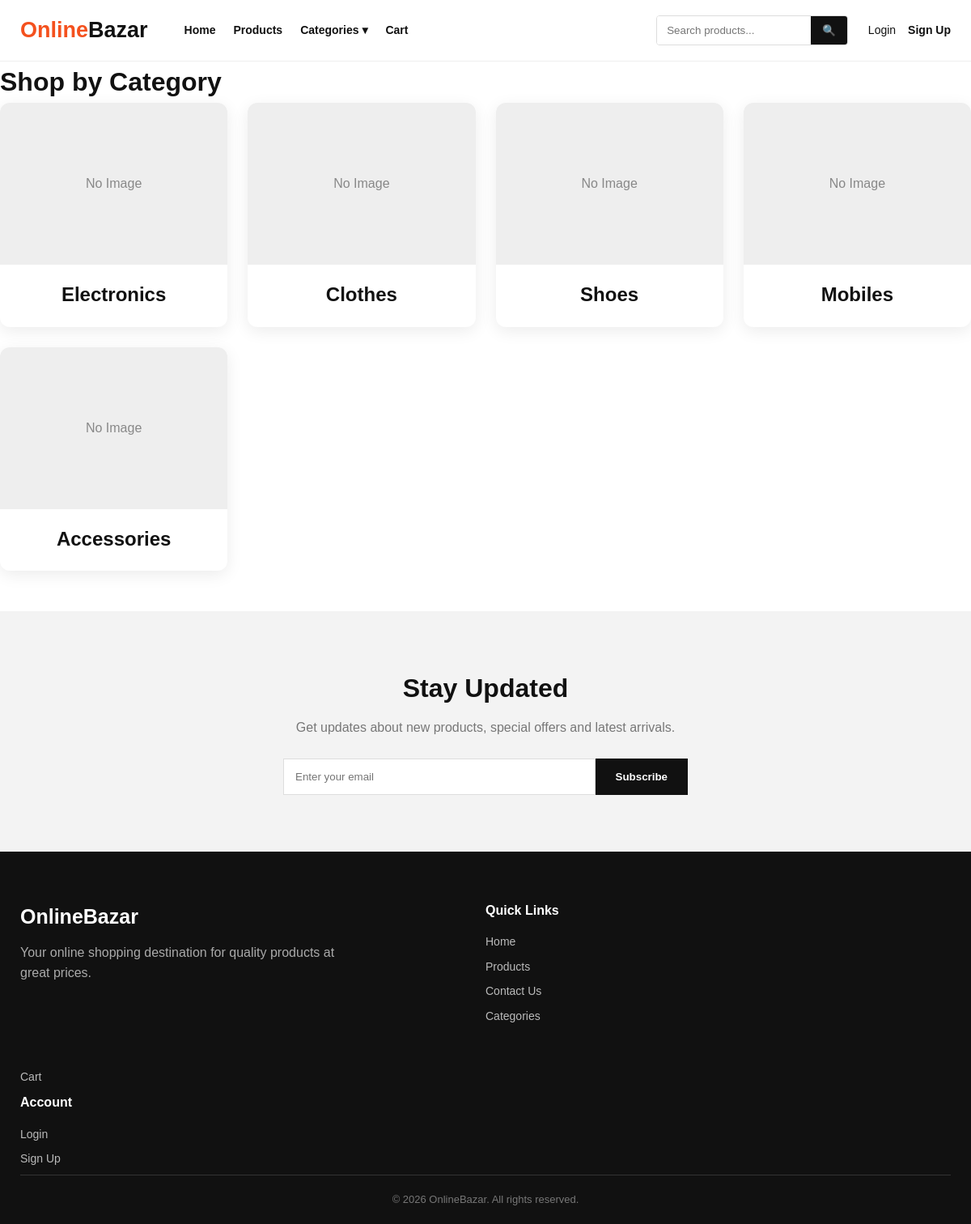
Page /categories/ on the committed database.
### home/models.py (models this page shows, shortened)
class Category(models.Model):
    name = models.CharField(max_length=100, unique=True)
    image = models.ImageField(
        upload_to='categories/',
        blank=True,
        null=True
    )

### home/views.py (the view)
def categories(request):
    category_list = Category.objects.all()
    return render(
        request,
        'home/categories.html',
        {
            'categories': category_list
        }
    )

### home/context_processors.py (called while the page is built)
def categories_menu(request):
    categories = Category.objects.all()
    return {
        'categories': categories
    }

### home/templates/home/categories.html (shortened to what this page needs)
{% extends 'home/base.html' %}
{% block content %}
<div class="container">
    <h1 class="page-title">Shop by Category</h1>
    <div style="
        display:grid;
        grid-template-columns:repeat(4,1fr);
        gap:25px;
        padding-bottom:50px;
    ">
        {% for category in categories %}
            <a href="{% url 'category_products' category.name %}"
               style="
                    background:white;
                    border-radius:12px;
                    overflow:hidden;
                    text-align:center;
                    box-shadow:0 5px 20px rgba(0,0,0,.08);
                    padding-bottom:20px;
               ">
                {% if category.image %}
                    <img src="{{ category.image.url }}"
                         style="
                            width:100%;
                            height:200px;
                            object-fit:cover;
                         ">
                {% else %}
                    <div style="
                        height:200px;
                        background:#eee;
                        display:flex;
                        align-items:center;
                        justify-content:center;
                        color:#888;
                    ">
                        No Image
                    </div>
                {% endif %}
                <h2 style="padding-top:18px;">
                    {{ category.name }}
                </h2>
            </a>
        {% empty %}
            <p>No categories available.</p>
        {% endfor %}
    </div>
</div>
{% endblock %}

### home/static/home/style.css (style rules this page uses)
* { margin: 0; padding: 0; box-sizing: border-box; }
body { font-family: Arial, Helvetica, sans-serif; background: #ffffff; color: #111111; line-height: 1.6; }
a { text-decoration: none; color: inherit; }

### rows in the picture
Category: image "No Image", name "Electronics"
Category: image "No Image", name "Clothes"
Category: image "No Image", name "Shoes"
Category: image "No Image", name "Mobiles"
Category: image "No Image", name "Accessories"
